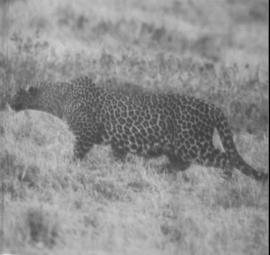
%> input picture ECE271A/Add-Ons/ECE271A/hw1/cheetah.bmp, 270 x 255 px
$ octave 'hw1(2)backup.m'   (GNU Octave 9; MATLAB toolbox functions it lacks are replaced by stand-ins)
%> lines starting %> are read from the running program, lines starting %| are printed output that depends on the picture
%ECE 271A statistical learning
%computer problem1: segment the "cheetah" image into two components,
%cheetah and grassland(background)

%
fprintf('Loading movie ratings dataset.\n\n');

%  Load data TrainsmapleDCT_BG & TrainsampleDCT_FG
load ('TrainingSamplesDCT_8.mat');

%problem a: the prior probabilities
[rowBG columnBG] = size(TrainsampleDCT_BG);
[rowFG columnFG] = size(TrainsampleDCT_FG);
priorBG = rowBG / (rowBG + rowFG);
priorFG = rowFG / (rowBG + rowFG);
%prior is the Pbg Pfg


%problem b:
XBG = zeros(64,1);
XFG = zeros(64,1);
    %get the X of background
for count = 1: rowBG
    [sortNum sortPosition] = sort(TrainsampleDCT_BG(count, :));
    %XBG(count) = sortPosition(63);
    XBG(sortPosition(63)) = XBG(sortPosition(63)) + 1;
end
    %get the X of frontground
for count = 1: rowFG
    [sortNum sortPosition] = sort(TrainsampleDCT_FG(count, :));
    XFG(sortPosition(63)) = XFG(sortPosition(63)) + 1;
end
XBG = XBG ./ rowBG;
XFG = XFG ./ rowFG;
% [7 lines of commented-out code are left out]
THold = priorBG / priorFG;

v = zeros(250,1);
for i = 1:250
    [sortNum sortPosition] = sort(TrainsampleDCT_FG(i, :));
    v(i) = XFG(sortPosition(63)) / (XBG(sortPosition(63)));
end

v2 = zeros(1053,1);
for i = 1:1053
    [sortNum sortPosition] = sort(TrainsampleDCT_BG(i, :));
    v2(i) = XFG(sortPosition(63)) / (XBG(sortPosition(63)));
end

right = 0;
for i = 1:250
    [sortNum sortPosition] = sort(TrainsampleDCT_FG(i, :));
    if((XFG(sortPosition(63))) / (XBG(sortPosition(63))) >= THold)    %there can do some optimization for better
        right = right +1;
    end
end

rightBG = 0
for i = 1:1053
    [sortNum sortPosition] = sort(TrainsampleDCT_BG(i, :));
    if((XFG(sortPosition(63))) / (XBG(sortPosition(63))) < THold)
        rightBG = rightBG +1;
    end
end


%problem3:
%read the image
[A, B] = imread('cheetah.bmp');
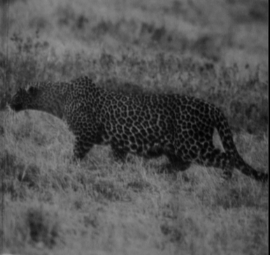
%> A: size 255x270 uint8; min 0, max 149, mean 82.8
%> B = 150 rows, first 12: [0 0 0; 0.239 0.239 0.239; 0.243 0.243 0.243; 0.247 0.247 0.247; 0.251 0.251 0.251; 0.255 0.255 0.255; 0.259 0.259 0.259; 0.263 0.263 0.263; 0.267 0.267 0.267; 0.271 0.271 0.271; 0.275 0.275 0.275; 0.278 0.278 0.278]
% A is the degree of the pixels
%B is the color map from 0-149 degrees
A2 = im2double(A);
A3 = [A2, A2(:, 264:270)];
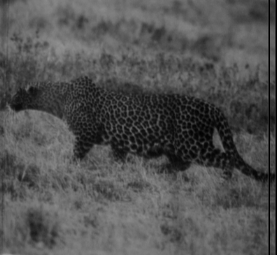
%> A3: size 255x277 double; min 0, max 0.584, mean 0.322
A3 = [A3; A3(249:255, :)];
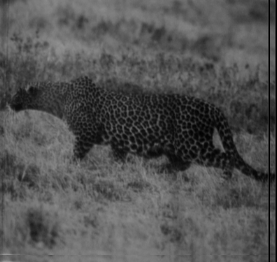
%> A3: size 262x277 double; min 0, max 0.584, mean 0.325
%> the run ends on the next line

% a is the matrix of sliding windows
%a = zeros(65224, 64);
a= zeros(68850, 64);
% [7 lines of commented-out code are left out]
for i = 1:(277-7)  %colomns
    for j = 1:(262-7) %rows
        temp = A3(j:j+7, i:i+7);
        temp = dct2(temp);
        a((i-1)*255+j, :) = tras264(temp);
